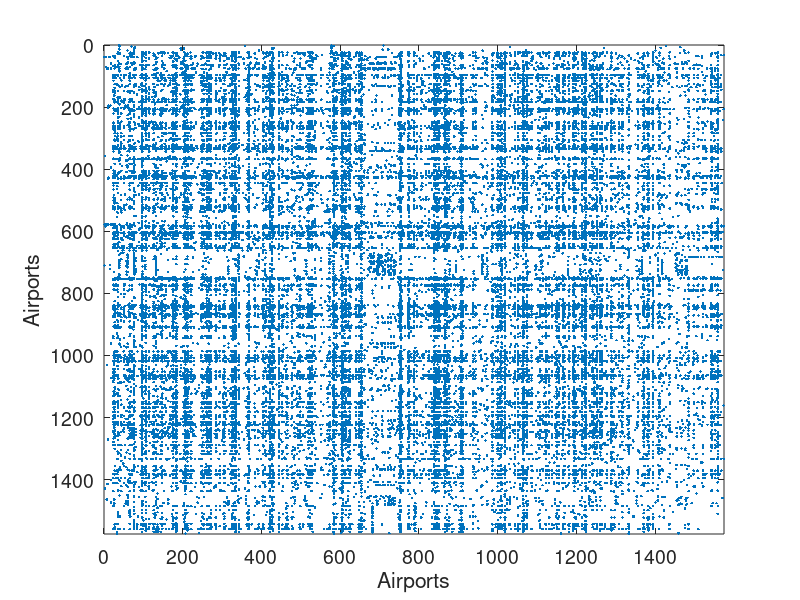

Write the MATLAB code that produced this figure. (Note: this script raises an error after producing the figure.)
%% Sparse Networks with Overlapping Communities (SNetOC) package: demo_usairport
%
% This Matlab script performs posterior inference on a network of airports 
% to find latent overlapping communities, using a Bayesian
% nonparametric approach.
%
% For downloading the package and information on installation, visit the
% <https://github.com/OxCSML-BayesNP/SNetOC SNetOC webpage>.
% 
% Reference: 
%
% * A. Todeschini, X. Miscouridou and F. Caron (2017) <https://arxiv.org/abs/1602.02114 Exchangeable Random Measures for Sparse and Modular Graphs with Overlapping Communities>. arXiv:1602.02114.
%
% Authors: 
%
% * <http://adrien.tspace.fr/ A. Todeschini>, Inria
% * <http://csml.stats.ox.ac.uk/people/miscouridou/ X. Miscouridou>, University of Oxford
% * <http://www.stats.ox.ac.uk/~caron/ F. Caron>, University of Oxford
% 
% Tested on Matlab R2017a. Requires the Statistics toolbox.
%
% Last Modified: 01/2020
%%

%% General settings
%

clear
close all
tstart = clock; % Starting time

istest = true; % enable testing mode: quick run with smaller nb of iterations

%%
% In test mode, a smaller number of iterations is run. Although the sampler
% clearly has not converged yet, the method already recovers well
% interpretable latent communities. To reproduce the results of the paper, set this value to
% false. 

root = '.';
if istest
    outpath = fullfile(root, 'results', 'demo_usairport', 'test');
else
    outpath = fullfile(root, 'results', 'demo_usairport', date);
end

if ~isdir(outpath)
    mkdir(outpath);
end


% Add path
addpath ./GGP/ ./CGGP/ ./utils/

% Default fontsize
set(0, 'DefaultAxesFontSize', 14)

% Set the seed
rng default


%% Load Network of airports with a connection to a US airport
% 

load ./data/usairport/usairport

titlenetwork = 'US airport network in 2010';
name = 'usairport';
labels = {'Airports','Airports'};

G = G | G'; % make undirected graph
G = logical(G-diag(diag(G))); % remove self edges (#164)

meta.degree = num2cell(full(sum(G,2)));
fn = fieldnames(meta);

% Plot adjacency matrix
figure;
spy(G);
xlabel(labels{2})
ylabel(labels{1})


%% Posterior Inference using Markov chain Monte Carlo and point estimation
% Users needs to start the parallel pool by using the command *parpool* to run multiple chains in parallel.

% Define the parameters of the prior
p = 4; % Number of commmunities
objprior =  graphmodel('CGGP', p); % CGGP graph model with p communities

% Define parameters of the MCMC sampler
nchains = 3;
if istest
    niterinit = 1000;
    niter = 20000;
    nsamples = 100;
    ndraws = 100;
else
    niterinit = 10000;
    niter = 1e7;
    nsamples = 1000;
    ndraws = 500;
end   
nburn = floor(niter/2);
thin = ceil((niter-nburn)/nsamples); 
verbose = true;

% Create the graphMCMC object
objmcmc = graphmcmc(objprior, niter, 0, thin, nchains);

% Run initialisation
init = graphinit(objmcmc, G, niterinit);

%%

% Run MCMC sampler
objmcmc = graphmcmcsamples(objmcmc, G, verbose, init);

%%

% Print summary in text file
print_summary(['summary_' num2str(p) 'f.txt'], titlenetwork, G, niter, nburn, nchains, thin, p, outpath, tstart)

% Save workspace
save(fullfile(outpath, ['workspace_' num2str(p) 'f.mat']))

%% 

% Log posterior approximation
[lp_nonlat, lp_lat, ll_nonlat, ll_lat] = logpost_approx(objmcmc, G);

%% discard burnin
objmcmc_noburn = objmcmc;
objmcmc_noburn.samples = discard(objmcmc.samples, floor(nburn/objmcmc.settings.thin));
objmcmc_noburn.settings.nburn = nburn;

%%

% Point estimation of the model parameters
[estimates, C_st] = graphest(objmcmc_noburn);

%% Plots
%

prefix = sprintf('%s_%df_', name, p);
suffix = '';
%%

% Plot Log posterior approximation
iter = (1:size(lp_nonlat,1))*thin;
plot_logpost(lp_nonlat, iter, [], 'Log-posterior', outpath, prefix, '_nonlat');
plot_logpost(lp_lat, iter, [], 'Log-posterior', outpath, prefix, '_lat');

% Plot log-posterior autocorr
lp_nonlat_noburn = lp_nonlat(floor(nburn/niter*size(lp_nonlat, 1)):end, :);
lp_lat_noburn = lp_lat(floor(nburn/niter*size(lp_lat, 1)):end, :);
plot_autocorr_logpost(lp_nonlat_noburn, thin, 'Log-posterior', outpath, prefix, '_nonlat');
plot_autocorr_logpost(lp_lat_noburn, thin, 'Log-posterior', outpath, prefix, '_lat');

% Plot cost
if ~isempty(C_st)
    plot_cost(C_st, outpath, prefix, suffix);
end

% Assign max feature for community detection
[~, nodefeat] = max(estimates.w, [],2);

% Identify each feature/community as Hub/East/West/Alaska 
% (This step would normally require a human interpretation of the features)
code_airports = {'JFK', 'LAN', 'DEN', 'BET'};
for k=1:length(code_airports)
    [~, ind_features(k)] = max(estimates.w(strcmp(meta.code, code_airports{k}), :));
end
if length(unique(ind_features))~=4
    warning('Problem with the interpretation of features/communities');
    ind_features = 1:4;
    featnames = {'Feature 1', 'Feature 2', 'Feature 3', 'Feature 4'};
else
    featnames = {'Hub', 'East', 'West', 'Alaska'};
end

%%

% Plot traces and histograms
variables = {'logalpha2', 'sigma', 'Fparam.a', 'Fparam.b2', 'mean_w_rem'};
namesvar = {'$\log \tilde\alpha$', '$\sigma$', '$a$', '$\tilde b$', '$\overline{w}_{\ast}$'};
plot_trace(objmcmc.samples, objmcmc.settings, variables, namesvar, [], outpath, prefix, suffix);
plot_hist(objmcmc_noburn.samples, variables, namesvar, [], ind_features, [], outpath, prefix, suffix);

%%

% Plot the graph by sorting the nodes by max feature
plot_sortedgraph(G, nodefeat, nodefeat, ind_features, labels, outpath, prefix, suffix, {'png'});

if isfield(meta, 'groups')
    % Plots by groups right vs left
    plot_groups(estimates.w, meta.groups, meta.(groupfield), ind_features, label_groups, featnames, color_groups, outpath, prefix, suffix);
end


%%

% Show the proportion in each features for a few nodes
% https://www.mapcustomizer.com/
names = {
    'New York, NY'
%     'Washington, DC'
    'Miami, FL'
%     'Detroit, MI'
%     'Knoxville, TN'
%     'Atlanta, GA'
%     'Louisville, KY'
%     'Indianapolis, IN'
    'Raleigh/Durham, NC'
    'Nashville, TN'
%     'Chicago, IL'
%     'Fayetteville, NC'
    'Lansing, MI'
    'Louisville, KY'
%     'Memphis, TN'
%     'Cleveland, OH'
    'Minneapolis, MN'
%     'Charleston/Dunbar, WV'
%     'Baltimore, ML'
%     'Tallahassee, FL'
%     'Portland, ME'
%     'Flint, MI'
%     'Champaign/Urbana, IL'
%     'Oklahoma City, OK'
%     'Des Moines, IA'
%     'Houston, TX'
%     'Dallas, TX'
    'Denver, CO'
%     'Fort Wayne, IN'
%     'Tyler, TX'
%     'Salt Lake City, UT'
%     'Phoenix, AZ'
    'Los Angeles, CA'
    'Seattle, WA'
%     'San Francisco, CA'
%     'Fairbanks, AK'
    'Anchorage, AK'
    'Bethel, AK'
};
ind = zeros(size(names,1),1);
for i=1:size(names,1)
    I = find(strcmp(meta.city, names{i}));
    [~, imax] = max([meta.degree{I}]);
    ind(i) = I(imax);
end
[~, ind2] = sort(meta.lon(ind), 'descend');
ind = ind(ind2);
names = names(ind2);
color = hsv(p);
plot_nodesfeatures(estimates.w, ind, ind_features, names, featnames, color, outpath, prefix, suffix);

%%

% Show some of the nodes in each feature
fnames = {'degree', 'city'}; % meta fields displayed for features exploration
formats = {'#%d,', '%s.'}; % 
print_features( fullfile(outpath, ['features_' num2str(p) 'f.txt']), ...
    estimates.w, ind_features, featnames, meta, fnames, formats)
print_features( fullfile(outpath, ['featuresnorm_' num2str(p) 'f.txt']), ...
    bsxfun(@rdivide, estimates.w, sum(estimates.w,2)),...
    ind_features, featnames, meta, fnames, formats)

fnames = {'city'}; % meta fields displayed for features exploration
formats = {'%s.'}; % 
print_features( fullfile(outpath, ['features_' num2str(p) 'f_tex.txt']), ...
    estimates.w, ind_features, featnames, meta, fnames, formats)
print_features( fullfile(outpath, ['featuresnorm_' num2str(p) 'f_tex.txt']), ...
    bsxfun(@rdivide, estimates.w, sum(estimates.w,2)),...
    ind_features, featnames, meta, fnames, formats)


%%

% Plot posterior predictive of degrees
plot_degreepostpred(G, objmcmc_noburn, ndraws, 1e-6, outpath, prefix, suffix);
 